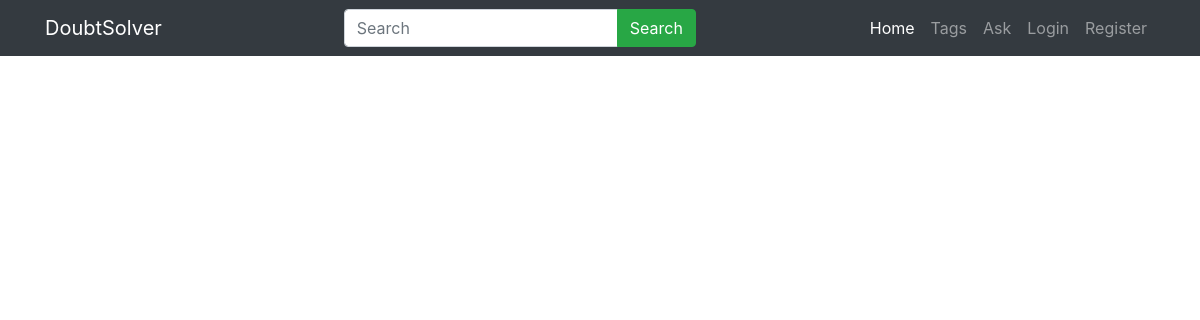
Before: /tag/docker with the older database file.
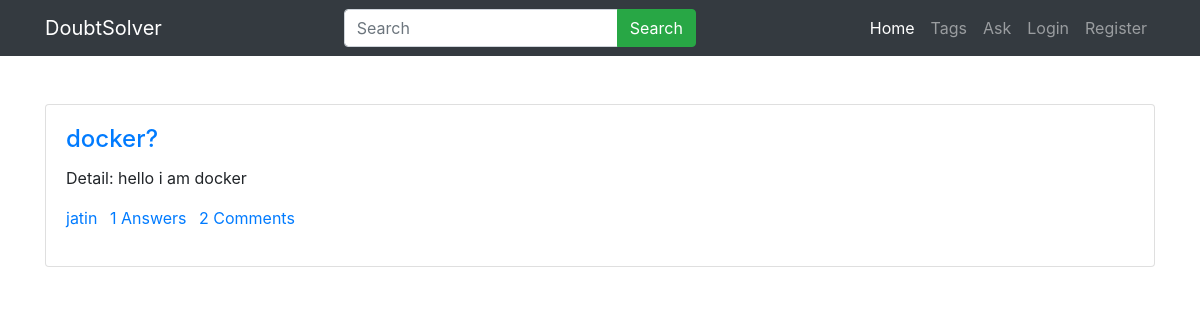
After: the same page with the newer database file.
### main/models.py (models this page shows, shortened)
class Question(models.Model):
    user=models.ForeignKey(User,on_delete=models.CASCADE)
    title=models.CharField(max_length=300)
    detail=models.TextField()
    tags=models.TextField(default='')
    add_time=models.DateTimeField(auto_now_add=True)

### main/views.py (the view)
# urls.py: path('tag/<str:tag>',views.tag,name='tag'),
def tag(request,tag):
    quests=Question.objects.annotate(total_comments=Count('answer__comment')).filter(tags__icontains=tag).order_by('-id')
    paginator=Paginator(quests,1)
    page_num=request.GET.get('page',1)
    quests=paginator.page(page_num)
    return render(request,'tag.html',{'quests':quests,'tag':tag})

### main/templates/tag.html (shortened to what this page needs)
{% extends 'base.html' %}
{% load static %}
{% load humanize %}
{% block content %}
    <div class="container py-5">
        {% for quest in quests %}
        <div class="card mb-3">
            <div class="card-body">
                <h4 class="card-title"><a href="/detail/{{quest.id}}">{{quest.title}}</a></h4>
                <p class="card-text">{{quest.detail}}</p>
                <p>
                    <a href="#" class="mr-2">{{quest.user.username}}</a>
                    <a href="#" class="mr-2">{{quest.answer_set.count}} Answers</a>
                    <a href="#" class="mr-2">{{quest.total_comments}} Comments</a>
                </p>
            </div>
        </div>
        {% endfor %}
    </div>
{% endblock %}

Changed rows visible on the page:
now on this page (row edited): Question: title "docker?", detail "Detail: hello i am docker", user.username "jatin", answer_set.count "1", total_comments "2"
